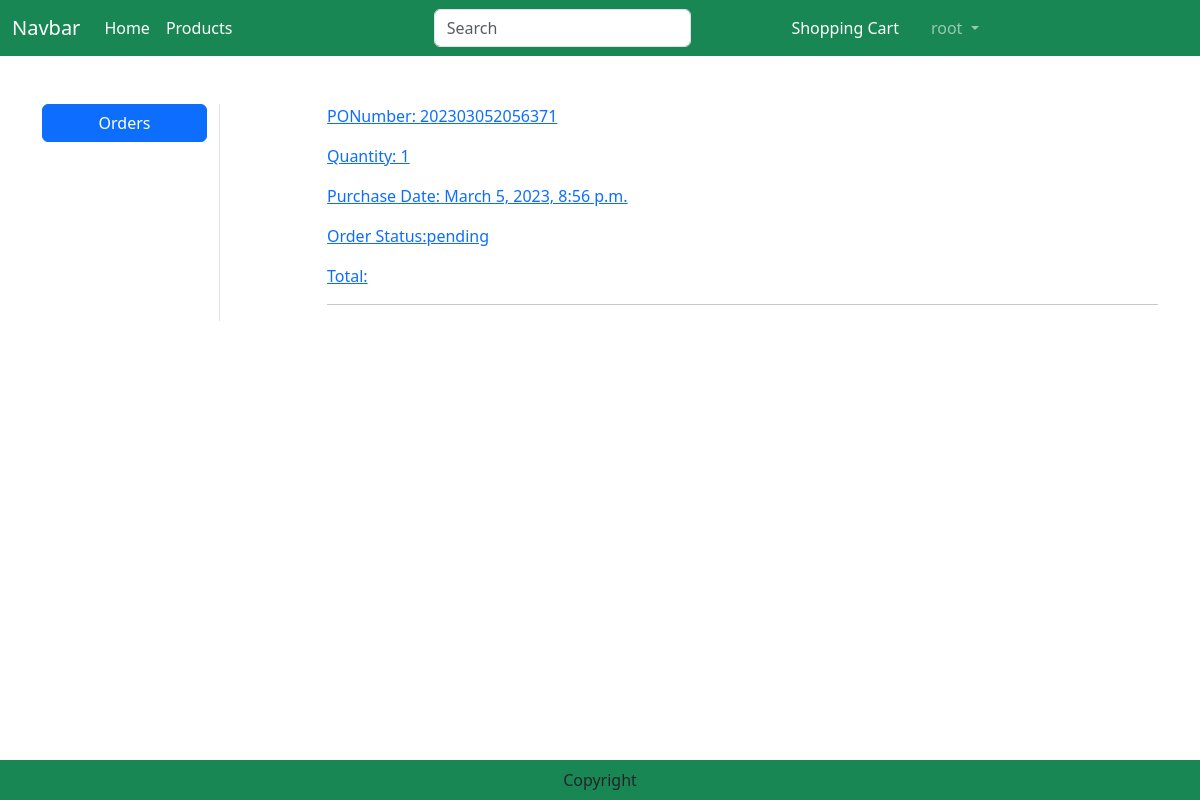
The app's page /orders/ (signed in), older data.
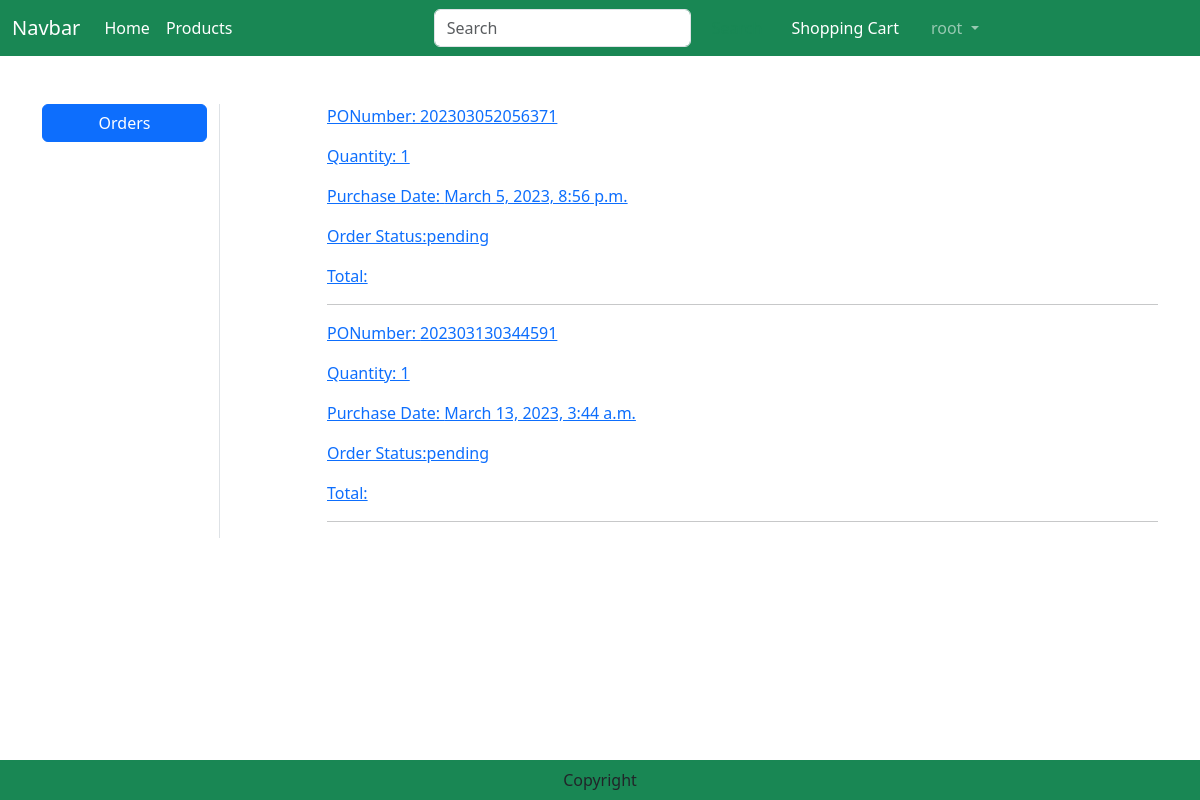
The same page, newer data.
### order/models.py (models this page shows)
class Order(models.Model):
    PONumber = models.CharField(max_length=30, primary_key=True)
    purchaseDate = models.DateTimeField(default=datetime.now)
    status = models.CharField(default=ORDER_STATUS_CHOICES[0][0], choices=ORDER_STATUS_CHOICES, max_length=20)
    customer = models.ForeignKey('customers.Customer',on_delete=models.CASCADE)
    user = models.ForeignKey(User,on_delete=models.CASCADE)
    shipmentDate = models.DateTimeField(null = True)
    cancelDate = models.DateTimeField(null = True)

### order/views.py (the view)
# urls.py: path('orders/', views.OrdersView.as_view(), name="orders"),
class OrdersView(View):
    def get(self, request):
        orders = Order.objects.filter(user=request.user)
        context = {
            'orders': orders,
        }
        for o in orders:
            PONumber = o.PONumber
            order = Order.objects.get(Q(PONumber=PONumber) & Q(user=request.user))
            orderitems = OrderItem.objects.filter(order=order)
            total = 0
            totalamount = []
            for oi in orderitems:
                value = oi.price
                total = total + value
            totalamount.append(total)
        context = {
            'orders': orders,
            'totalamount':totalamount,
        }
        return render(request, 'orders.html', context)

### templates/orders.html (shortened to what this page needs)
{% extends 'base.html' %}
{% load static %}
{% block main-content %}
<div class="container my-5">
    <div class="row">
        <div class="col-sm-2 border-end">
            <ul class="list-unstyled">
                <li class="d-grid"><a href="{% url 'order:orders' %}" class="btn btn-primary">Orders</a></li>
            </ul>
        </div>
        <div class="col-sm-9 offset-sm-1">
            {% for order in orders %}
            <a href="{% url 'order:order_detail' order.PONumber  %}">
                <div class="col-sm-7">
                    <p>PONumber: {{order.PONumber}}</p>
                    <p>Quantity: 1 </p>
                    <p>Purchase Date: {{order.purchaseDate}}</p>
                </div>
                <div class="col-sm">
                    <p>Order Status:{{order.status}}</p>
                    <p>Total:</p>
                </div>
            </a>
            <hr>
            {% endfor %}
        </div>
    </div>
</div>
{% endblock main-content %}

### templates/base.html (shortened to what this page needs)
<!DOCTYPE html>
{% load static %}
<html lang="en">
<head>
    <link href="https://cdn.jsdelivr.net/npm/bootstrap@5.3.0-alpha1/dist/css/bootstrap.min.css" rel="stylesheet">
    <link rel="stylesheet" href="{% static 'css/owl.carousel.min.css' %}">
    <link rel="stylesheet" href="{% static 'css/all.min.css' %}">
    <link rel="stylesheet" href="{% static 'css/style.css' %}">
</head>
<body>
    <nav class="navbar navbar-expand-lg navbar-dark bg-success">
        <div class="container-fluid">
          <a class="navbar-brand" href="#">Navbar</a>
          <div class="collapse navbar-collapse" id="navbarSupportedContent">
            <ul class="navbar-nav me-auto mb-2 mb-lg-0">
              <li class="nav-item">
                <a class="nav-link active" aria-current="page" href="{% url 'products:home' %}">Home</a>
              </li>
              <li class="nav-item">
                <a class="nav-link text-white" href="{% url 'products:products' %}">Products</a>
              </li>
            </ul>
            <form class="d-flex" role="search" action="/search">
              <input class="form-control me-2" type="search" placeholder="Search" name="search" aria-label="Search">
              <button class="btn btn-outline-success" type="submit">Search</button>
            </form>
            <ul class="navbar-nav me-auto mb-2 mb-lg-0">
              {% if user.is_authenticated %}
                  {% for group in request.user.groups.all %}
                    {% if group.name == 'Vendor' %}
                    <li class="nav-item dropdown mx-2">
                      <a class="nav-link dropdown-toggle" href="#" role="button" data-bs-toggle="dropdown" aria-expanded="false">
                        {{ user.username }}
                      </a>
                      <ul class="dropdown-menu">
                        <li><a class="dropdown-item" href="{% url 'order:orders' %}">Orders</a></li>
                        <li><a class="dropdown-item" href="{% url 'logout' %}">Logout</a></li>
                      </ul>
                  </li>
                    {% elif group.name == 'Customer'  %}
                    <li class="nav-item mx-2">
                        <a class="nav-link text-white" href="{% url 'shoppingcart' %}">Shopping Cart</a>
                    </li>
                    <li class="nav-item dropdown mx-2">
                        <a class="nav-link dropdown-toggle" href="#" role="button" data-bs-toggle="dropdown" aria-expanded="false">
                          {{ user.username }}
                        </a>
                    </li>
                    {% endif %}
                  {% endfor %}
              {% endif %}
              </ul>
          </div>
        </div>
      </nav>
      {% block main-content %}{% endblock main-content %}
    <footer class="container-fluid fixed-bottom bg-success text-center p-2 mt-5">
        Copyright
    </footer>
</body>
</html>

Row changes from the older to the newer data that the page shows:
added Order: PONumber "202303130344591", purchaseDate "March 13, 2023, 3:44 a.m.", status "pending"
